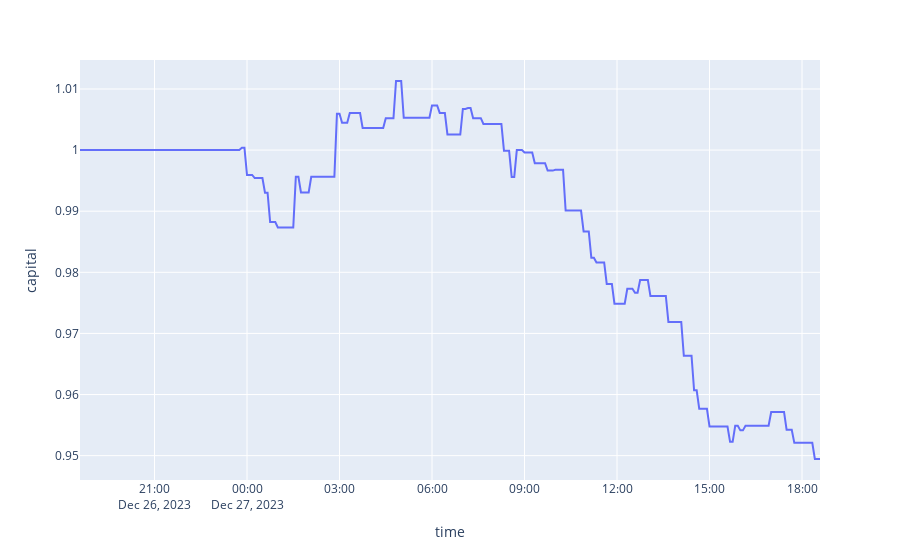

Source (notebook cell):
### Code cell
capital = 1
df['capital'] = 0
df_len = df.shape[0]
capital_ls = []
price_in = None

for ix in range(0, df_len):
    if ix < df_len - 1:
        row = df.iloc[ix]
        next_row = df.iloc[ix + 1]
        best_ask = row['best_ask']
        
        if row['prediction'] == 1:
            if price_in == None:
                price_in = row['best_bid']
        else:
            if price_in:
                pnl = (price_in - best_ask) / price_in
                # alog.info((pnl, price_in, best_ask))
                capital = capital + (capital * pnl * (1 - 0.005))
                
            price_in = None
            
    #alog.info(capital)
    capital_ls.append(capital)

df['capital'] = np.asarray(capital_ls)
print(df)
px.line(df, y='capital', height=700)

### Figure 1 — Plotly figure (JSON) as saved in the notebook; plotly's stock layout.template omitted (floating-point values rounded to 4 significant figures; data arrays with more than 128 entries replaced by an {"elided": "..."} marker saying what was removed)
{"data": [{"hovertemplate": "time=%{x}<br>capital=%{y}<extra></extra>", "legendgroup": "", "line": {"color": "#636efa", "dash": "solid"}, "marker": {"symbol": "circle"}, "mode": "lines", "name": "", "orientation": "v", "showlegend": false, "type": "scatter", "x": {"elided": "289 str values"}, "xaxis": "x", "y": {"elided": "289 float values"}, "yaxis": "y"}], "layout": {"autosize": true, "legend": {"tracegroupgap": 0}, "margin": {"t": 60}, "xaxis": {"anchor": "y", "autorange": true, "domain": [0, 1], "range": ["2023-12-26 18:35", "2023-12-27 18:35"], "title": {"text": "time"}, "type": "date"}, "yaxis": {"anchor": "x", "autorange": true, "domain": [0, 1], "range": [0.946, 1.015], "title": {"text": "capital"}, "type": "linear"}}}
